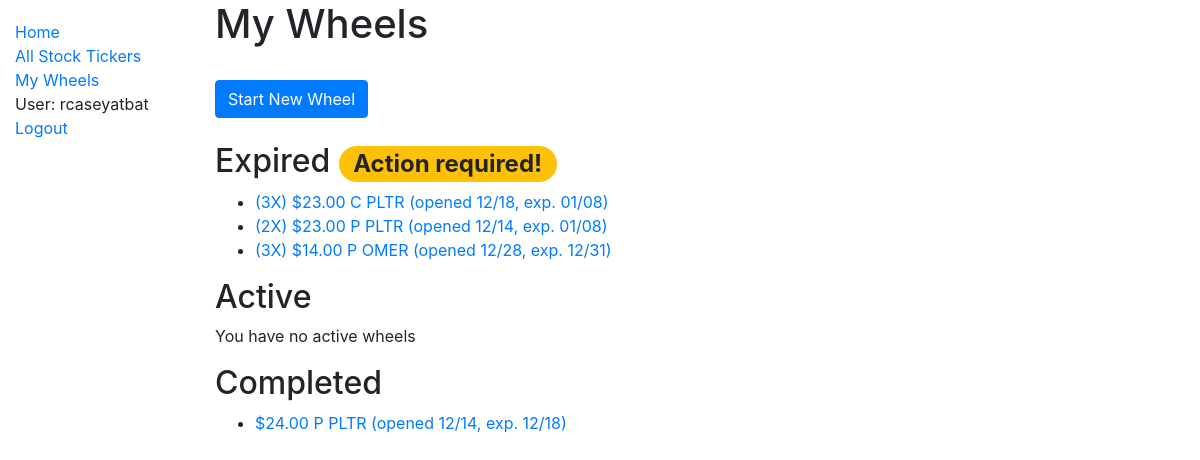
The page /catalog/wheels/ (signed in) on the database as committed earlier.
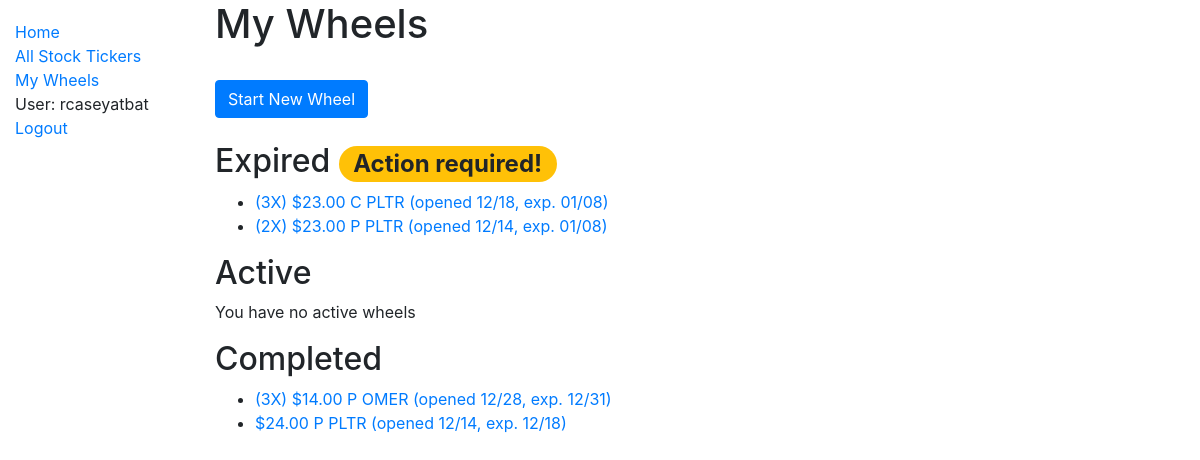
The same page on the database as committed later.
### catalog/models.py (models this page shows, shortened)
class OptionWheel(models.Model):
    user = models.ForeignKey(
        settings.AUTH_USER_MODEL,
        on_delete=models.CASCADE,
    )
    stock_ticker = models.ForeignKey(
        'StockTicker',
        on_delete=models.CASCADE,
    )
    quantity = models.IntegerField(default=1)
    is_active = models.BooleanField()
    total_profit = models.DecimalField(max_digits=12, decimal_places=2, default=None, null=True)
    total_days_active = models.IntegerField(default=None, null=True)
    collatoral = models.DecimalField(max_digits=12, decimal_places=2, default=None, null=True)
    def get_all_option_purchases(self):
         return OptionPurchase.objects.filter(option_wheel=self.id).order_by('-expiration_date', '-purchase_date')
    def get_first_option_purchase(self):
        return OptionPurchase.objects.filter(option_wheel=self.id).order_by('purchase_date', 'expiration_date').first()
    def get_open_date(self):
        first = self.get_first_option_purchase()
        if first:
            return first.purchase_date.date()
        return datetime.min.date()
    def get_expiration_date(self):
        purchases = self.get_all_option_purchases()
        if purchases:
            return purchases[0].expiration_date
        return datetime.max.date()
    def is_expired(self):
        if not self.is_active:
            return False
        now = datetime.now()
        today = now.date()
        if now.hour >= MARKET_CLOSE_HOUR:
            return self.get_expiration_date() <= today
        return self.get_expiration_date() < today
    def __str__(self):
        purchases = self.get_all_option_purchases()
        quantity_str = f"({self.quantity}X) " if self.quantity > 1 else ""
        if not purchases:
            return f"{quantity_str}{str(self.stock_ticker)}"
        last_purchase = purchases[0]
        strike = last_purchase.strike
        call_or_put = last_purchase.call_or_put
        open_date = self.get_open_date().strftime('%m/%d')
        exp_date = last_purchase.expiration_date.strftime('%m/%d')
        return f"{quantity_str}${strike} {call_or_put} {str(self.stock_ticker)} (opened {open_date}, exp. {exp_date})"
    def get_absolute_url(self):
        return reverse('wheel-detail', args=[str(self.id)])

class OptionPurchase(models.Model):
    user = models.ForeignKey(
        settings.AUTH_USER_MODEL,
        on_delete=models.CASCADE,
    )
    option_wheel = models.ForeignKey(
        'OptionWheel',
        on_delete=models.CASCADE,
    )
    purchase_date = models.DateTimeField()
    expiration_date = models.DateField()
    strike = models.DecimalField(max_digits=12, decimal_places=2)
    price_at_date = models.DecimalField(max_digits=12, decimal_places=2)
    premium = models.DecimalField(max_digits=12, decimal_places=2)
    class CallOrPut(models.TextChoices):
        CALL = 'C', _('Call')
        PUT = 'P', _('Put')
    call_or_put = models.CharField(
        max_length=1,
        choices=CallOrPut.choices,
        default=CallOrPut.PUT,
    )

class StockTicker(models.Model):
    name = models.CharField(max_length=200, help_text='Enter a ticker, like TSLA.', unique=True)
    class StockRecommendation(models.TextChoices):
        NONE = 'NO', _('None')
        STABLE = 'ST', _('Stable Choice')
        HIGHVOLATILITY = 'HV', _('High Volatility')
    recommendation = models.CharField(
        max_length=2,
        choices=StockRecommendation.choices,
        default=StockRecommendation.NONE,
    )
    def __str__(self):
        return self.name

### catalog/views.py (the view)
# urls.py: path('wheels/', views.OptionWheelListView.as_view(), name='wheels'),
class OptionWheelListView(LoginRequiredMixin, generic.ListView):
    model = OptionWheel
    context_object_name = 'wheels'
    template_name = 'catalog/optionwheel_list.html'
    def get_queryset(self):
        user = self.request.user
        wheels = OptionWheel.objects.filter(user=user)
        sorted_wheels = sorted(wheels, key=lambda x: (x.get_expiration_date(), x.get_open_date()), reverse=True)
        expired = []
        active = []
        completed = []
        for wheel in sorted_wheels:
            if (wheel.is_expired()):
                expired.append(wheel)
            elif (wheel.is_active):
                active.append(wheel)
            else:
                completed.append(wheel)
        queryset = {
            'expired_wheels': expired,
            'active_wheels': active,
            'completed_wheels': completed,
        }
        return queryset

### catalog/templates/catalog/optionwheel_list.html
{% extends "base_generic.html" %}
{% block content %}
  <h1>My Wheels</h1>
  <br>
  <a type="button" class="btn btn-primary" href="{% url 'wheel-create' %}">Start New Wheel</a>
  <br>
  <br>
  {% if wheels.expired_wheels %}
    <h2>
      Expired
      <span class="badge badge-pill badge-warning">Action required!</span>
    </h2>
      <ul>
        {% for wheel in wheels.expired_wheels %}
          <li>
            <a href="{{ wheel.get_absolute_url }}">{{ wheel }}</a>
          </li>
        {% endfor %}
      </ul>
  {% endif %}
  <h2>Active</h2>
  {% if wheels.active_wheels %}
      <ul>
        {% for wheel in wheels.active_wheels %}
          <li>
            <a href="{{ wheel.get_absolute_url }}">{{ wheel }}</a>
          </li>
        {% endfor %}
      </ul>
  {% else %}
    <p>You have no active wheels</p>
  {% endif %}
  <h2>Completed</h2>
  {% if wheels.completed_wheels %}
      <ul>
        {% for wheel in wheels.completed_wheels %}
          <li>
            <a href="{{ wheel.get_absolute_url }}">{{ wheel }}</a>
          </li>
        {% endfor %}
      </ul>
  {% else %}
    <p>You have no completed wheels</p>
  {% endif %}
{% endblock %}

Rows that differ between the two databases and show on the page:
changed OptionWheel "(3X) $14.00 P OMER (opened 12/28, exp. 12/31)": moves from the list under "Expired Action required!" to the list under "Completed"
